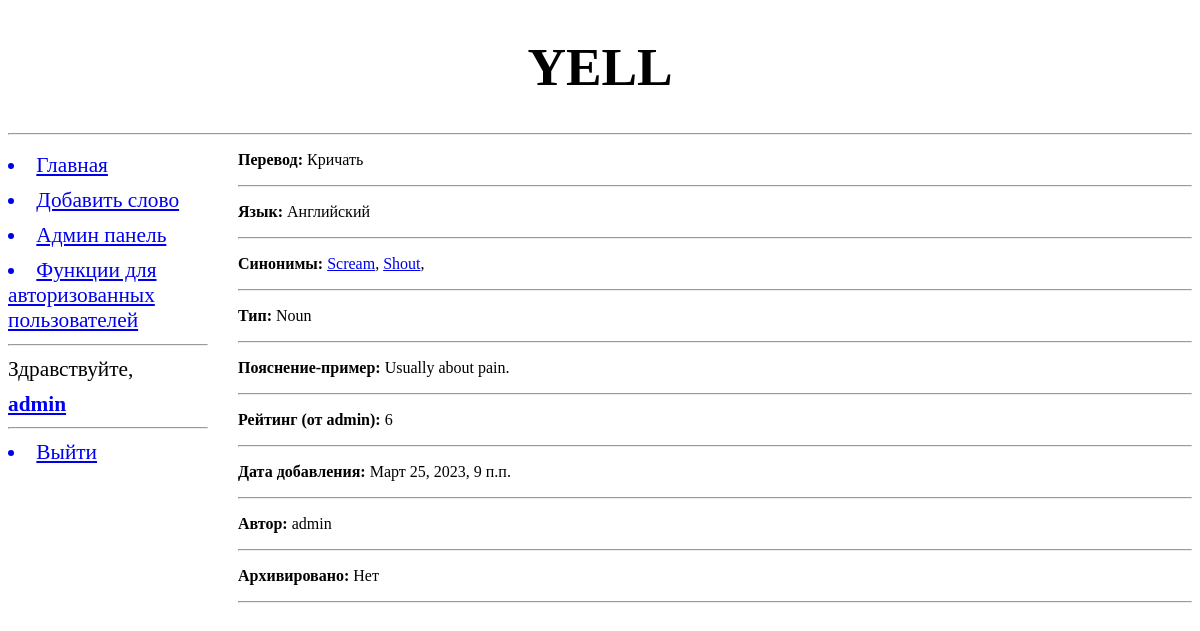
Screenshot of /3/ (signed in) with the database file from the repository.
### addwords/models.py (models this page shows, shortened)
class Word(models.Model):
    class Meta:
        verbose_name = "Слово"
        verbose_name_plural = "Слова"
        unique_together = (('word', 'language'), # уникальные сочетания полей в модели
                           (('word', 'type', 'translation')))
        ordering = ['word', 'type'] # параметры сортировки записей по умолчанию
    TYPE = (
        (None, "Выберите тип слова"), # или None -  заменяет --------- на Выберите тип слова
        ('Verb', 'Verb (сущ.)' ),
        ('Noun', 'Noun (глаг.)'),
        ('Adjective', 'Adjective (прил.)'),
    )
    word = models.CharField(max_length=20, null=True, blank=False, verbose_name="Слово")
    language = models.ForeignKey("Language", on_delete=models.PROTECT, verbose_name="Язык", related_name='words') #, limit_chices_to={}
    type = models.CharField(max_length=10, choices=TYPE, blank=True)
    translation = models.CharField(max_length=25, verbose_name="Перевод")
    discription = models.TextField(blank=True, verbose_name="Доп. комментарий к переводу")
    synonyms = models.ManyToManyField("Word", verbose_name="Синонимы", related_name='+', blank=True)
    rate = models.IntegerField(verbose_name="Рейтинг", default=5, help_text="Личный рейтинг слова от 1 до 10")
    add_date = models.DateTimeField(verbose_name="Дата создания", auto_now_add=True, blank=True)
    archived = models.BooleanField(verbose_name="Архивировано", help_text="Будет ли слово отображаться в словаре?", default=False)
    author =  models.ForeignKey(User, on_delete=models.PROTECT, verbose_name="Автор", help_text="Кто добавил слово", blank=True, null=True)
    def __str__(self):
        return self.word

class Language(models.Model):
    class Meta:
        verbose_name = "Язык"
        verbose_name_plural = "Языки"
    name =  models.CharField(max_length=30, null=True, blank=False, verbose_name="Язык")
    def __str__(self):
        return self.name

### addwords/views.py (the view)
# urls.py: path('<int:word_id>/', ex_word, name='ex_word'), # параметризированный маршрут
def ex_word(request, word_id):
	word = Word.objects.get(pk=word_id)
	context = {'word': word}
	return render(request, 'addwords/One_word.html', context)

### addwords/templates/addwords/One_word.html (shortened to what this page needs)
{% extends "basic.html" %}
{%  block page_title %}
{{ word.word }}
{% endblock %}
{% block content %}
<p> <b>Перевод:</b> {{ word.translation }} </p>
<hr>
<p> <b>Язык:</b> {{ word.language }} </p>
<hr>
{% if user.is_authenticated %}
{% if word.synonyms.count == 0 %}
<p> <b>Синонимы:</b> Нет </p>
<hr>
{% else %}
<p> <b>Синонимы:</b>
    {% for sy in word.synonyms.all  %}
        <a href="{% url 'ex_word' sy.pk  %}">{{ sy }}</a>,
    {% endfor %}
    </p>
<hr>
{% endif %}
<p> <b>Тип:</b> {{ word.type }} </p>
<hr>
<p> <b>Пояснение-пример:</b> {{ word.discription }} </p>
<hr>
<p> <b>Рейтинг (от {{ word.author }}):</b> {{ word.rate }} </p>
<hr>
<p> <b>Дата добавления:</b> {{ word.add_date }} </p>
<hr>
<p> <b>Автор:</b> {{ word.author }} </p>
<hr>
{% if word.archived %}
<p> <b>Архивировано:</b> Да </p>
<hr>
{% else %}
<p> <b>Архивировано:</b> Нет </p>
<hr>
{% endif %}
{% else %}
<h2> <a href="{% url 'login' %}">Войдите</a>, чтобы увидеть больше информации о слове...</h2>
{% endif %}
{% endblock %}

### addwords/templates/basic.html (shortened to what this page needs)
{% load static %}
<!DOCTYPE html>
<html>
    <head>
        <link rel="stylesheet" type="text/css" href="{% static 'addwords/style.css' %}">
    </head>
    <body>
        <header>
            <h1>{% block page_title %}{% endblock %}</h1>
            <hr>
        </header>
        <nav>
            <a href="{% url 'main' %}"><li>Главная</li></a>
            <a href="{% url 'new' %}"><li>Добавить слово</li></a>
            <a href="/admin/"><li>Админ панель</li></a>
            <a href="{% url 'info' %}"><li>Функции для авторизованных пользователей</li></a>
            <hr>
            <p1>Здравствуйте, </p1>
            <a href="{% url 'home' %}"><b>{{ user.username|default:'Guest' }}</b></a>
            <hr>
            {% if user.is_authenticated %}
                <a href="{% url 'logout' %}"><li>Выйти</li></a>
            {% else %}
                <a href="{% url 'login' %}"><li>Войти</li></a>
                <a href="{% url 'signup' %}"><li>Регистрация</li></a>
            {% endif %}
        </nav>
        <section>
            {% block content %}
            {% endblock %}
        </section>
    </body>
</html>

### addwords/static/addwords/style.css (style rules this page uses)
header h1 { font-size: 40pt; text-transform: uppercase; text-align: center; }
nav { font-size: 16pt; width: 200px; float: left; }
nav a { display: block; margin: 10px 0px; }
section { margin-left: 230px; }

### rows the page displays
Word: word "YELL", translation "Кричать", language "Английский", type "Noun", discription "Usually about pain.", author "admin", rate "6", add_date "Март 25, 2023, 9 п.п."
Word: word "Scream"
Word: word "Shout"

### other values shown
{{ user.username|default:'Guest' }} "admin"
